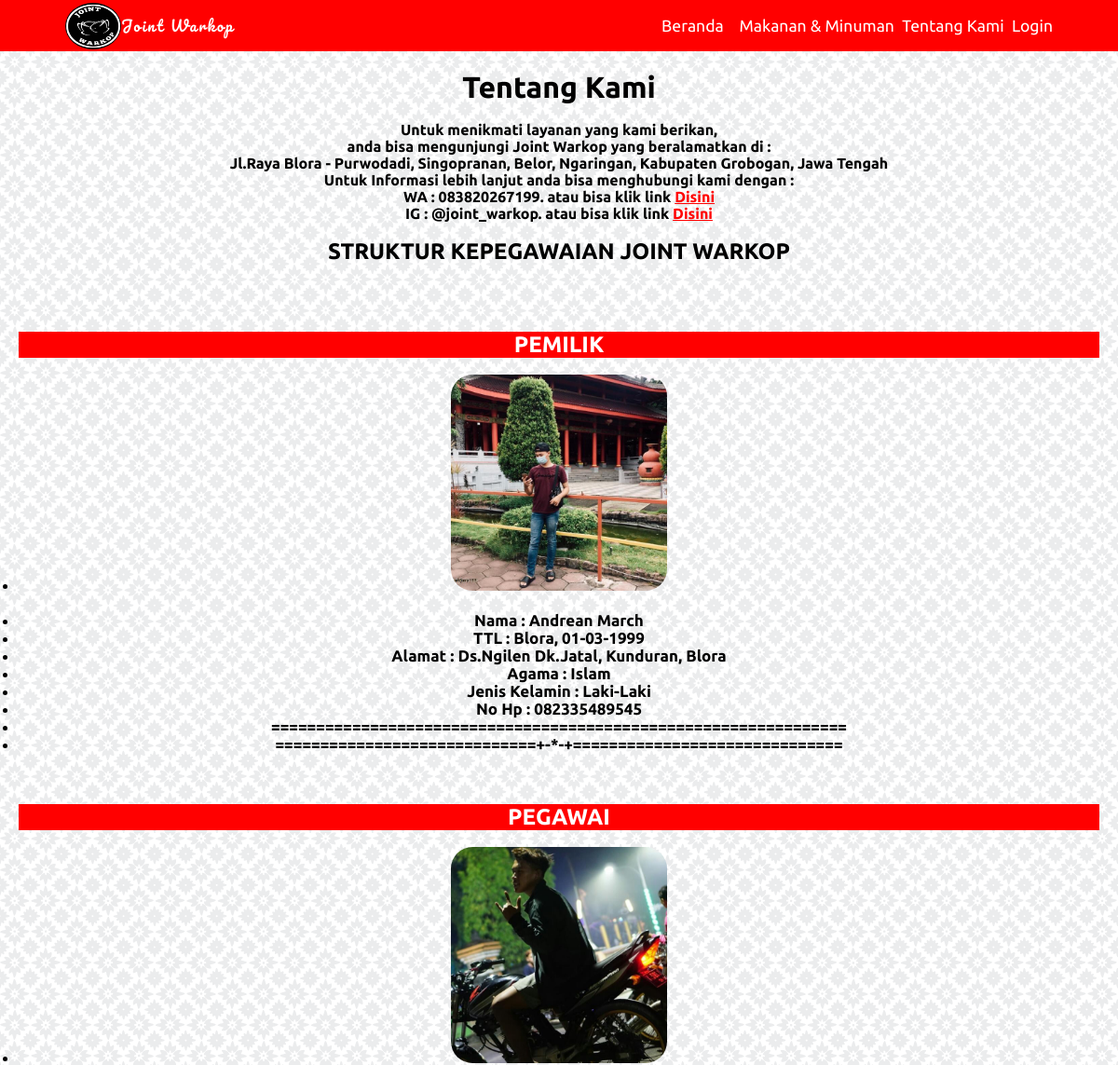
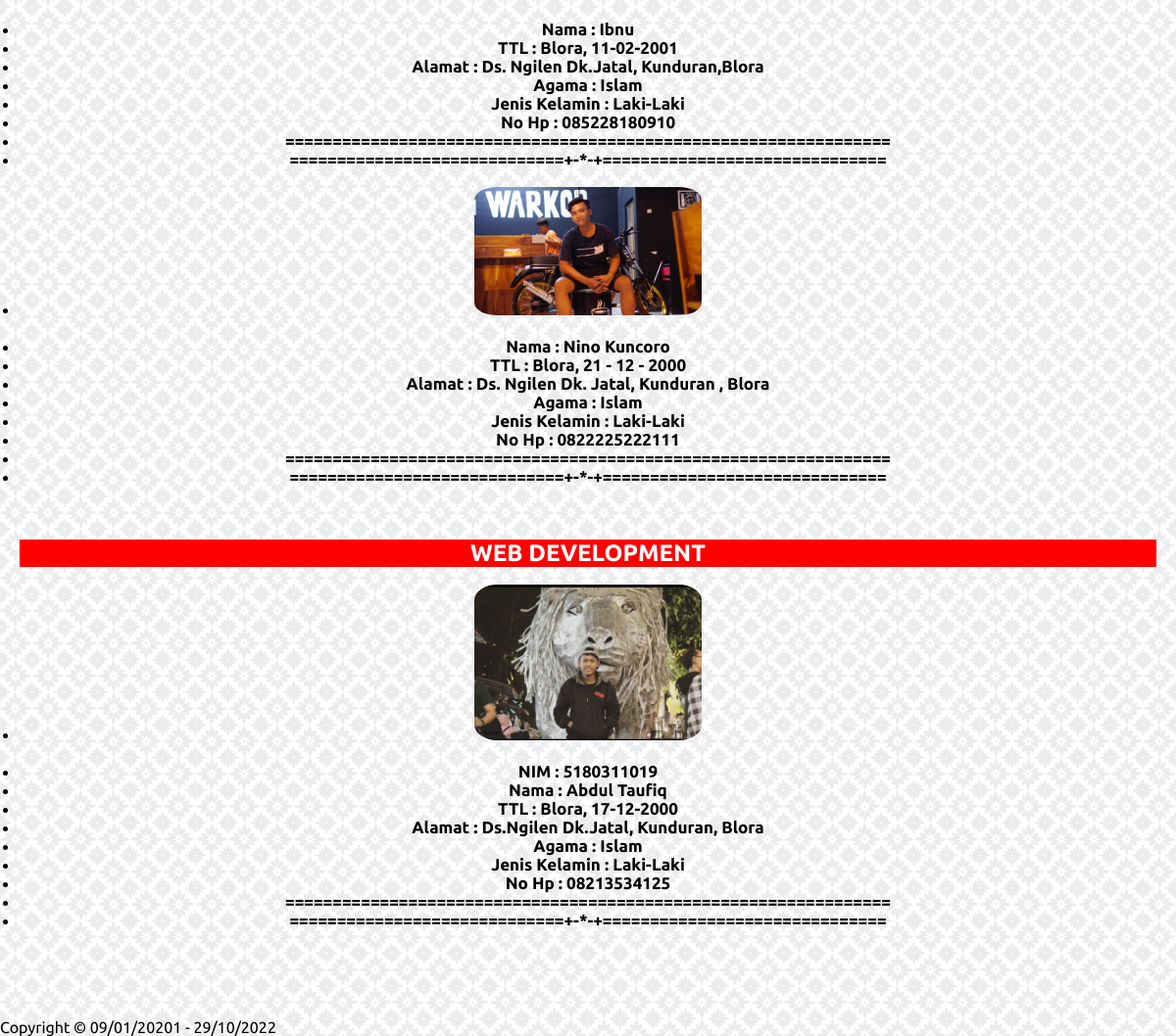
/tentang.php, run on the app's committed database (2 pictures, top to bottom).
### tables this page shows
CREATE TABLE `pemilik` (
  `id_pemilik` int(11) NOT NULL AUTO_INCREMENT,
  `nama` varchar(30) DEFAULT NULL,
  `ttl` varchar(30) DEFAULT NULL,
  `alamat` varchar(150) DEFAULT NULL,
  `agama` enum('Islam','Kristen','Hindu','Budha') DEFAULT NULL,
  `jns_kelamin` enum('Laki-Laki','Perempuan') DEFAULT NULL,
  `nohp` char(13) DEFAULT NULL,
  `gambar` varchar(150) DEFAULT NULL,
  PRIMARY KEY (`id_pemilik`)
);

CREATE TABLE `pegawai` (
  `id_pegawai` int(5) NOT NULL AUTO_INCREMENT,
  `nama` varchar(25) DEFAULT NULL,
  `ttl` varchar(30) DEFAULT NULL,
  `alamat` varchar(150) DEFAULT NULL,
  `agama` enum('Islam','Kristen','Hindu','Budha') DEFAULT NULL,
  `jns_kelamin` enum('Laki-Laki','Perempuan') DEFAULT NULL,
  `nohp` char(13) DEFAULT NULL,
  `gambar` varchar(150) DEFAULT NULL,
  PRIMARY KEY (`id_pegawai`)
);

CREATE TABLE `develop` (
  `id_dev` int(11) NOT NULL AUTO_INCREMENT,
  `nim` char(15) DEFAULT NULL,
  `nama` varchar(30) DEFAULT NULL,
  `ttl` varchar(30) DEFAULT NULL,
  `alamat` varchar(150) DEFAULT NULL,
  `agama` enum('Islam','Kristen','Hindu','Budha') DEFAULT NULL,
  `jns_kelamin` enum('Laki-Laki','Perempuan') DEFAULT NULL,
  `nohp` char(13) DEFAULT NULL,
  `gambar` varchar(150) DEFAULT NULL,
  PRIMARY KEY (`id_dev`)
);

### function.php (called while the page is built, shortened)
<?php
$conn = mysqli_connect("localhost", "root", "", "jointwarkop");
function query($query){
	global  $conn;
	$result = mysqli_query($conn, $query);
	$rows = [];
	while ( $row = mysqli_fetch_assoc($result) ) {
		$rows[] = $row;
	}
	return $rows;
}
?>

### tentang.php (the view, shortened to what this page needs)
<?php
require 'function.php';
$jointwarkop = query("SELECT * FROM pemilik") ;
$jointwarkop1 = query("SELECT * FROM pegawai") ;
$jointwarkop2 = query("SELECT * FROM develop") ;
?>
<!DOCTYPE html>
<html>
<head>
	<link rel="stylesheet" type="text/css" href="style.css">
</head>
<body>
	<nav>
		<div class="logo">
			<img class="glogo" src="gambar/logo.jpg" align="left" usemap="#Home"> <p><a href="index.php">Joint Warkop</a></p>
		</div>
		<ul>
			<li><a href="index.php"> Beranda </li>
			<li><a href="mkmn.php"> Makanan & Minuman </a></li>
			<li><a href="tentang.php"> Tentang Kami </a></li>
			<li><a href="login.php"> Login </a></li>
		</ul>
	</nav>
<div class="konten" align="center">
	<h1>Tentang Kami</h1>
	<br>
	<b>
		Untuk menikmati layanan yang kami berikan, <br>
		anda bisa mengunjungi Joint Warkop yang beralamatkan di :<br>
		Jl.Raya Blora - Purwodadi, Singopranan, Belor, Ngaringan, Kabupaten Grobogan, Jawa Tengah <br>
		Untuk Informasi lebih lanjut anda bisa menghubungi kami dengan : <br>
		WA : 083820267199. atau bisa klik link <a style="color: red;" href="https://wa.me/6283820267199">Disini</a> <br>
		IG : @joint_warkop. atau bisa klik link <a style="color: red;" href="https://instagram.com/joint_warkop?igshid=ks7z5x5k1ilv">Disini</a>
	</b>
	<br><br>
	<h2>STRUKTUR KEPEGAWAIAN JOINT WARKOP</h2>
	<br><br><br><br>
	<h2 style="background-color: red; color: white;">PEMILIK</h2><br>
	<?php foreach ($jointwarkop as $row ) : ?>
	<ul style="font-weight: bold; font-size: 17px;">
		<li><img src="admin/gambar/<?= $row["gambar"]; ?>" width="20%"style="border-radius: 10%;"></li><br>
		<li> Nama : <?=  $row["nama"]; ?> </li>
		<li> TTL : <?= $row["ttl"] ?> </li>
		<li> Alamat : <?=  $row["alamat"]; ?> </li>
		<li> Agama : <?= $row["agama"] ?> </li>
		<li> Jenis Kelamin : <?=  $row["jns_kelamin"]; ?> </li>
		<li> No Hp : <?=  $row["nohp"]; ?> </li>
		<li>================================================================</li>
		<li>=============================+-*-+==============================</li>
		<br>
	</ul>
	<?php endforeach; ?>
	<br><br>
	<h2 style="background-color: red; color: white;">PEGAWAI</h2><br>
	<?php foreach ($jointwarkop1 as $row ) : ?>
	<ul style="font-weight: bold; font-size: 17px;">
		<li><img src="admin/gambar/<?= $row["gambar"]; ?>" width="20%"style="border-radius: 10%;"></li><br>
		<li> Nama : <?=  $row["nama"]; ?> </li>
		<li> TTL : <?= $row["ttl"] ?> </li>
		<li> Alamat : <?=  $row["alamat"]; ?> </li>
		<li> Agama : <?= $row["agama"] ?> </li>
		<li> Jenis Kelamin : <?=  $row["jns_kelamin"]; ?> </li>
		<li> No Hp : <?=  $row["nohp"]; ?> </li>
		<li>================================================================</li>
		<li>=============================+-*-+==============================</li>
		<br>
	</ul>
	<?php endforeach; ?>
	<br><br>
	<h2 style="background-color: red; color: white;">WEB DEVELOPMENT</h2><br>
	<?php foreach ($jointwarkop2 as $row ) : ?>
	<ul style="font-weight: bold; font-size: 17px;">
		<li><img src="admin/gambar/<?= $row["gambar"]; ?>" width="20%"style="border-radius: 10%;"></li><br>
		<li> NIM : <?= $row["nim"] ?> </li>
		<li> Nama : <?=  $row["nama"]; ?> </li>
		<li> TTL : <?= $row["ttl"] ?> </li>
		<li> Alamat : <?=  $row["alamat"]; ?> </li>
		<li> Agama : <?= $row["agama"] ?> </li>
		<li> Jenis Kelamin : <?=  $row["jns_kelamin"]; ?> </li>
		<li> No Hp : <?=  $row["nohp"]; ?> </li>
		<li>================================================================</li>
		<li>=============================+-*-+==============================</li>
		<br>
	</ul>
	<?php endforeach; ?>
</div>
<div class="footer">
	<br><br><br><br>
	Copyright &copy; 09/01/20201 - <?php echo date("d/m/Y"); ?>
</div>
</body>
</html>

### style.css (style rules this page uses)
* { margin: 0; padding: 0; }
body { font-family: 'Ubuntu', sans-serif; background-color: white; background-image: url(gambar/moroccan-flower.png); }
nav { display: flex; background-color: red; justify-content: space-around; color: white; height: 55px; align-items: center; }
nav .logo { font-family: 'Pacifico', cursive; letter-spacing: 2px; width: 500px; }
p { padding-top: 10px; }
p a { text-decoration: none; color: white; }
nav .glogo { width: 60px; height: 50px; border-radius: 50%; }
nav ul { display: flex; list-style: none; width: 35%; justify-content: space-between; }
nav ul li a { color: white; text-decoration: none; font-size: 1.1em; }
.konten { margin-top: 20px; margin-left: 20px; margin-right: 20px; }
.footer { bottom: 0px; }

### data on the page
pemilik: gambar (picture), nama "Andrean March", ttl "Blora, 01-03-1999", alamat "Ds.Ngilen Dk.Jatal, Kunduran, Blora", agama "Islam", jns_kelamin "Laki-Laki", nohp "082335489545"
pegawai: gambar (picture), nama "Ibnu", ttl "Blora, 11-02-2001", alamat "Ds. Ngilen Dk.Jatal, Kunduran,Blora", agama "Islam", jns_kelamin "Laki-Laki", nohp "085228180910"
pegawai: gambar (picture), nama "Nino Kuncoro", ttl "Blora, 21 - 12 - 2000", alamat "Ds. Ngilen Dk. Jatal, Kunduran , Blora", agama "Islam", jns_kelamin "Laki-Laki", nohp "0822225222111"
develop: nim "5180311019", nama "Abdul Taufiq", ttl "Blora, 17-12-2000", alamat "Ds.Ngilen Dk.Jatal, Kunduran, Blora", agama "Islam", jns_kelamin "Laki-Laki", nohp "08213534125"
